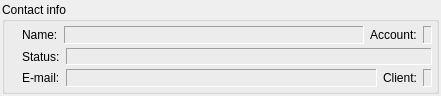
<ui version="4.0" >
 <class>InfoWidgetClass</class>
 <widget class="QWidget" name="InfoWidgetClass" >
  <property name="geometry" >
   <rect>
    <x>0</x>
    <y>0</y>
    <width>441</width>
    <height>96</height>
   </rect>
  </property>
  <layout class="QVBoxLayout" >
   <property name="margin" >
    <number>2</number>
   </property>
   <item>
    <widget class="QGroupBox" name="grbContactInfo" >
     <property name="title" >
      <string>Contact info</string>
     </property>
     <layout class="QHBoxLayout" >
      <property name="margin" >
       <number>4</number>
      </property>
      <item>
       <widget class="QLabel" name="lblAvatar" >
        <property name="text" >
         <string/>
        </property>
        <property name="alignment" >
         <set>Qt::AlignCenter</set>
        </property>
       </widget>
      </item>
      <item>
       <widget class="QWidget" native="1" name="wdtTextInfo" >
        <property name="sizePolicy" >
         <sizepolicy vsizetype="Preferred" hsizetype="Expanding" >
          <horstretch>0</horstretch>
          <verstretch>0</verstretch>
         </sizepolicy>
        </property>
        <layout class="QVBoxLayout" >
         <property name="spacing" >
          <number>4</number>
         </property>
         <property name="margin" >
          <number>0</number>
         </property>
         <item>
          <layout class="QHBoxLayout" >
           <item>
            <widget class="QWidget" native="1" name="wdtName" >
             <layout class="QHBoxLayout" >
              <property name="margin" >
               <number>0</number>
              </property>
              <item>
               <widget class="QLabel" name="lblLabelName" >
                <property name="sizePolicy" >
                 <sizepolicy vsizetype="Preferred" hsizetype="Maximum" >
                  <horstretch>0</horstretch>
                  <verstretch>0</verstretch>
                 </sizepolicy>
                </property>
                <property name="text" >
                 <string>Name:</string>
                </property>
               </widget>
              </item>
              <item>
               <widget class="QLabel" name="lblName" >
                <property name="sizePolicy" >
                 <sizepolicy vsizetype="Preferred" hsizetype="Expanding" >
                  <horstretch>0</horstretch>
                  <verstretch>0</verstretch>
                 </sizepolicy>
                </property>
                <property name="frameShape" >
                 <enum>QFrame::Panel</enum>
                </property>
                <property name="frameShadow" >
                 <enum>QFrame::Sunken</enum>
                </property>
                <property name="text" >
                 <string/>
                </property>
                <property name="margin" >
                 <number>1</number>
                </property>
               </widget>
              </item>
             </layout>
            </widget>
           </item>
           <item>
            <widget class="QWidget" native="1" name="wdtAccount" >
             <layout class="QHBoxLayout" >
              <property name="margin" >
               <number>0</number>
              </property>
              <item>
               <widget class="QLabel" name="lblLabelAccount" >
                <property name="sizePolicy" >
                 <sizepolicy vsizetype="Preferred" hsizetype="Maximum" >
                  <horstretch>0</horstretch>
                  <verstretch>0</verstretch>
                 </sizepolicy>
                </property>
                <property name="text" >
                 <string>Account:</string>
                </property>
               </widget>
              </item>
              <item>
               <widget class="QLabel" name="lblAccount" >
                <property name="frameShape" >
                 <enum>QFrame::Panel</enum>
                </property>
                <property name="frameShadow" >
                 <enum>QFrame::Sunken</enum>
                </property>
                <property name="text" >
                 <string/>
                </property>
                <property name="margin" >
                 <number>1</number>
                </property>
               </widget>
              </item>
             </layout>
            </widget>
           </item>
          </layout>
         </item>
         <item>
          <widget class="QWidget" native="1" name="wdtStatus" >
           <layout class="QHBoxLayout" >
            <property name="margin" >
             <number>0</number>
            </property>
            <item>
             <widget class="QLabel" name="lblLabelStatus" >
              <property name="sizePolicy" >
               <sizepolicy vsizetype="Preferred" hsizetype="Maximum" >
                <horstretch>0</horstretch>
                <verstretch>0</verstretch>
               </sizepolicy>
              </property>
              <property name="text" >
               <string>Status:</string>
              </property>
             </widget>
            </item>
            <item>
             <widget class="QLabel" name="lblStatus" >
              <property name="sizePolicy" >
               <sizepolicy vsizetype="Preferred" hsizetype="Expanding" >
                <horstretch>0</horstretch>
                <verstretch>0</verstretch>
               </sizepolicy>
              </property>
              <property name="frameShape" >
               <enum>QFrame::Panel</enum>
              </property>
              <property name="frameShadow" >
               <enum>QFrame::Sunken</enum>
              </property>
              <property name="wordWrap" >
               <bool>true</bool>
              </property>
              <property name="margin" >
               <number>1</number>
              </property>
             </widget>
            </item>
           </layout>
          </widget>
         </item>
         <item>
          <layout class="QHBoxLayout" >
           <item>
            <widget class="QWidget" native="1" name="wdtEmail" >
             <layout class="QHBoxLayout" >
              <property name="margin" >
               <number>0</number>
              </property>
              <item>
               <widget class="QLabel" name="lblLabelEmail" >
                <property name="sizePolicy" >
                 <sizepolicy vsizetype="Preferred" hsizetype="Maximum" >
                  <horstretch>0</horstretch>
                  <verstretch>0</verstretch>
                 </sizepolicy>
                </property>
                <property name="text" >
                 <string>E-mail:</string>
                </property>
               </widget>
              </item>
              <item>
               <widget class="QLabel" name="lblEmail" >
                <property name="sizePolicy" >
                 <sizepolicy vsizetype="Preferred" hsizetype="Expanding" >
                  <horstretch>0</horstretch>
                  <verstretch>0</verstretch>
                 </sizepolicy>
                </property>
                <property name="frameShape" >
                 <enum>QFrame::Panel</enum>
                </property>
                <property name="frameShadow" >
                 <enum>QFrame::Sunken</enum>
                </property>
                <property name="text" >
                 <string/>
                </property>
                <property name="margin" >
                 <number>1</number>
                </property>
                <property name="textInteractionFlags" >
                 <set>Qt::LinksAccessibleByMouse|Qt::TextSelectableByMouse</set>
                </property>
               </widget>
              </item>
             </layout>
            </widget>
           </item>
           <item>
            <widget class="QWidget" native="1" name="wdtClient" >
             <layout class="QHBoxLayout" >
              <property name="margin" >
               <number>0</number>
              </property>
              <item>
               <widget class="QLabel" name="lblLabelClient" >
                <property name="sizePolicy" >
                 <sizepolicy vsizetype="Preferred" hsizetype="Maximum" >
                  <horstretch>0</horstretch>
                  <verstretch>0</verstretch>
                 </sizepolicy>
                </property>
                <property name="text" >
                 <string>Client:</string>
                </property>
               </widget>
              </item>
              <item>
               <widget class="QLabel" name="lblClient" >
                <property name="frameShape" >
                 <enum>QFrame::Panel</enum>
                </property>
                <property name="frameShadow" >
                 <enum>QFrame::Sunken</enum>
                </property>
                <property name="text" >
                 <string/>
                </property>
                <property name="margin" >
                 <number>1</number>
                </property>
                <property name="textInteractionFlags" >
                 <set>Qt::TextSelectableByMouse</set>
                </property>
               </widget>
              </item>
             </layout>
            </widget>
           </item>
          </layout>
         </item>
        </layout>
       </widget>
      </item>
     </layout>
    </widget>
   </item>
  </layout>
 </widget>
 <layoutdefault spacing="6" margin="11" />
 <resources/>
 <connections/>
</ui>
